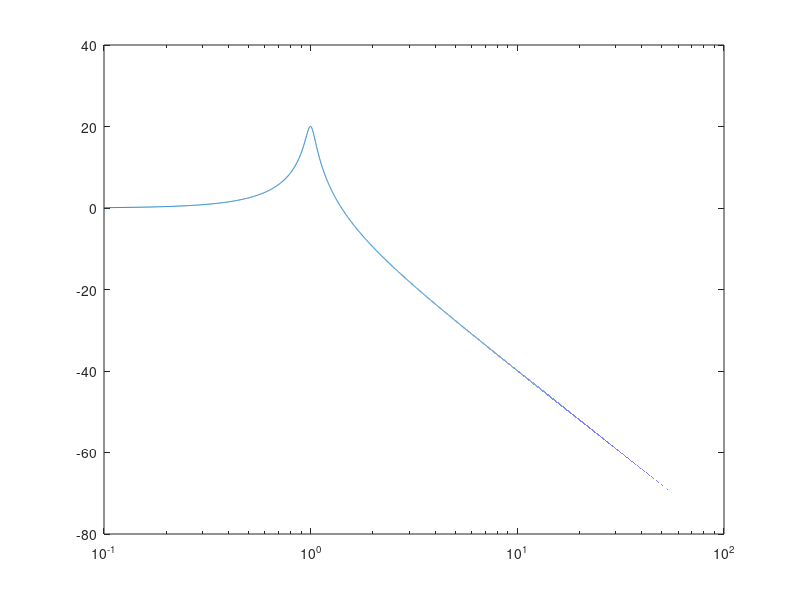
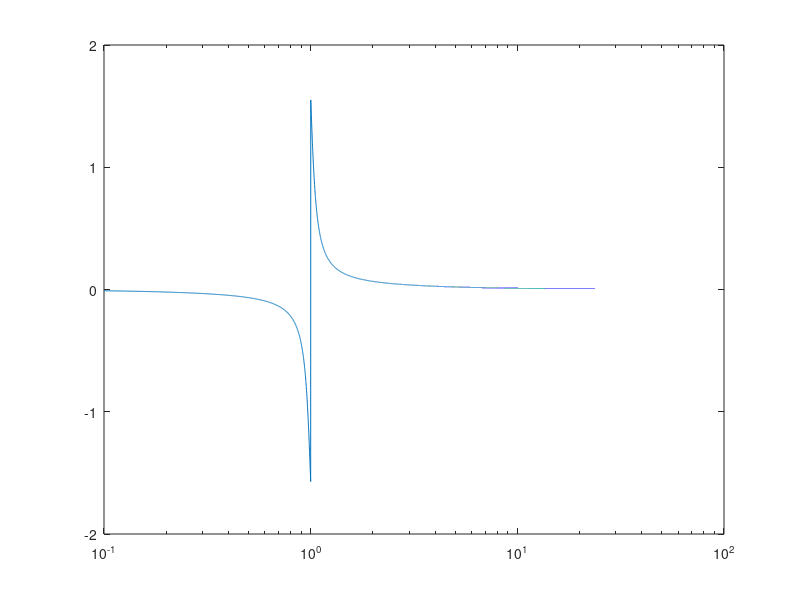

The MATLAB script that drew these images, in order:
i = 1;
for w = 0.1:0.001:100;
   
k(i)= 1/((w*j)^2 + (0.1*w*j)+1);
i = i+1;
end
w = 0.1:0.001:100;
y = 20*log10(abs(k));
figure(1);
semilogx(w,y);
th = atan(imag(k)./real(k));
figure(2);
semilogx(w,unwrap(th));